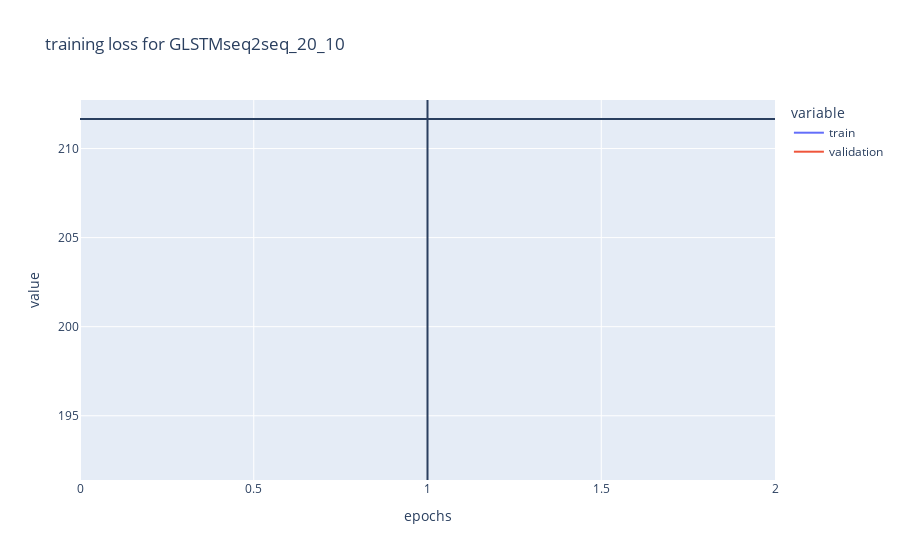

The notebook cell this image was saved under:
### Code cell
plot(model,
     config,
     loss_training, 
     loss_validation, 
     f"GLSTMseq2seq_{past_step}_{future_step}", 
     show = True)

### Figure 1 — Plotly figure (JSON) as saved in the notebook; plotly's stock layout.template omitted (floating-point values rounded to 4 significant figures)
{"data": [{"hovertemplate": "variable=train<br>epochs=%{x}<br>value=%{y}<extra></extra>", "legendgroup": "train", "line": {"color": "#636efa", "dash": "solid"}, "marker": {"symbol": "circle"}, "mode": "lines", "name": "train", "orientation": "v", "showlegend": true, "type": "scatter", "x": [1], "xaxis": "x", "y": [192.5], "yaxis": "y"}, {"hovertemplate": "variable=validation<br>epochs=%{x}<br>value=%{y}<extra></extra>", "legendgroup": "validation", "line": {"color": "#EF553B", "dash": "solid"}, "marker": {"symbol": "circle"}, "mode": "lines", "name": "validation", "orientation": "v", "showlegend": true, "type": "scatter", "x": [1], "xaxis": "x", "y": [211.7], "yaxis": "y"}], "layout": {"autosize": true, "legend": {"title": {"text": "variable"}, "tracegroupgap": 0}, "shapes": [{"type": "line", "x0": 1, "x1": 1, "xref": "x", "y0": 0, "y1": 1, "yref": "y domain"}, {"type": "line", "x0": 0, "x1": 1, "xref": "x domain", "y0": 211.7, "y1": 211.7, "yref": "y"}], "title": {"text": "training loss for GLSTMseq2seq_20_10"}, "xaxis": {"anchor": "y", "autorange": true, "domain": [0, 1], "range": [0, 2], "title": {"text": "epochs"}, "type": "linear"}, "yaxis": {"anchor": "x", "autorange": true, "domain": [0, 1], "range": [191.4, 212.7], "title": {"text": "value"}, "type": "linear"}}}
